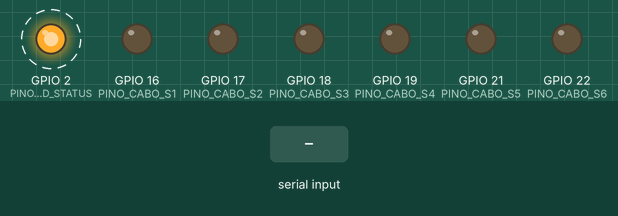
Recording of a program running on a simulated ESP32. Parts: output pins drawn as LEDs (lit = HIGH). Dashed ring = blinking. Inputs (shaded band) come from the test bench. What the program prints to the serial monitor is not drawn.

Above: at 1.2 s.
1.3 s: "help\n" received over Serial
4.3 s: "cabo \n" received over Serial
7.3 s: "0\n" received over Serial
Timing chart, 0 to 16.3 s (numbered marks = the images above; inputs shaded):
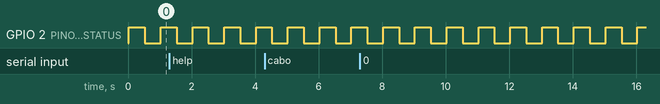

The program:

main.cpp
```cpp
/**
 * ============================================================================
 * Projeto: Bancada de Teste - Estação de Recarga Veicular (IEC 61851-1)
 * Arquivo: main.cpp
 * Módulo: Aplicação Multitarefa com FreeRTOS e POO
 * Microcontroladores: Arduino Nano (ATmega328P) / ESP32 DevKit
 * ============================================================================
 */

#include <Arduino.h>
#include "ConfigHardware.h"
#include "EmuladorCabo.h"

// ============================================================================
// 1. INCLUSÃO DAS BIBLIOTECAS DO FREERTOS POR ARQUITETURA
// ============================================================================
#if defined(ESP32)
#include <freertos/FreeRTOS.h>
#include <freertos/task.h>

// Tamanho das pilhas (stack) no ESP32 (em bytes - 320 KB RAM disponível)
#define STACK_HEARTBEAT 2048
#define STACK_SERIAL 3072

#else
#include <Arduino_FreeRTOS.h>
#include <task.h>

// Tamanho das pilhas (stack) no Arduino Nano (em bytes/words - 2 KB RAM total)
#define STACK_HEARTBEAT 128
#define STACK_SERIAL 256
#endif

// ============================================================================
// 2. INSTANCIAÇÃO DOS OBJETOS DA BANCADA (POO)
// ============================================================================
EmuladorCabo cabo(PINO_CABO_S1, PINO_CABO_S2, PINO_CABO_S3,
                  PINO_CABO_S4, PINO_CABO_S5, PINO_CABO_S6);

// ============================================================================
// 3. FUNÇÕES DE INTERFACE SERIAL (CLI)
// ============================================================================
void exibirMenu()
{
    Serial.println();
    Serial.println(F("=================================================="));
    Serial.println(F("      COMANDOS DO EMULADOR DE CABO (PINO PP)      "));
    Serial.println(F("=================================================="));
    Serial.println(F(" cabo 0 | cabo off   -> Desliga tudo (Aberto Total)"));
    Serial.println(F(" cabo 1 | cabo desc  -> S1: 4700R (Desconectado)"));
    Serial.println(F(" cabo 2 | cabo 13a   -> S2: 1500R (Cabo 13 A)"));
    Serial.println(F(" cabo 3 | cabo 20a   -> S3:  680R (Cabo 20 A)"));
    Serial.println(F(" cabo 4 | cabo 32a   -> S4:  220R (Cabo 32 A)"));
    Serial.println(F(" cabo 5 | cabo 63a   -> S5:  100R (Cabo 63 A)"));
    Serial.println(F(" cabo 6 | cabo falha -> S6:   47R (Simula Falha)"));
    Serial.println(F(" cabo status         -> Exibe estado atual"));
    Serial.println(F(" help | ?            -> Mostra este menu"));
    Serial.println(F("=================================================="));
    Serial.print(F("bancada> "));
}

void processarComando(String cmd)
{
    cmd.trim();
    if (cmd.length() == 0)
        return;

    String cmdLower = cmd;
    cmdLower.toLowerCase();

    if (cmdLower == "help" || cmdLower == "?")
    {
        exibirMenu();
        return;
    }

    if (cmdLower.startsWith("cabo "))
    {
        String param = cmdLower.substring(5);
        param.trim();

        int canal = -1;
        if (param == "0" || param == "off")
        {
            canal = 0;
        }
        else if (param == "1" || param == "desc")
        {
            canal = 1;
        }
        else if (param == "2" || param == "13a")
        {
            canal = 2;
        }
        else if (param == "3" || param == "20a")
        {
            canal = 3;
        }
        else if (param == "4" || param == "32a")
        {
            canal = 4;
        }
        else if (param == "5" || param == "63a")
        {
            canal = 5;
        }
        else if (param == "6" || param == "falha")
        {
            canal = 6;
        }
        else if (param == "status")
        {
            Serial.print(F("OK: STATUS "));
            Serial.println(cabo.getDescricao());
            Serial.print(F("bancada> "));
            return;
        }

        if (canal >= 0 && canal <= 6)
        {
            cabo.ativarCanal(canal);
            Serial.print(F("OK: CABO "));
            Serial.print(canal);
            Serial.print(F(" ("));
            Serial.print(cabo.getDescricao());
            Serial.println(F(")"));
        }
        else
        {
            Serial.print(F("ERRO: Cabo inexistente '"));
            Serial.print(param);
            Serial.println(F("'. Opcoes validas: 0 a 6."));
        }
        Serial.print(F("bancada> "));
        return;
    }

    // Qualquer outro comando não reconhecido
    Serial.print(F("ERRO: Comando desconhecido '"));
    Serial.print(cmd);
    Serial.println(F("'. Digite 'help' para comandos."));
    Serial.print(F("bancada> "));
}

// ============================================================================
// 4. TAREFAS FREERTOS (TASKS)
// ============================================================================

/**
 * @brief Tarefa 1: Heartbeat (Pisca o LED para monitorar a saúde do sistema)
 * Prioridade: 1 (Baixa)
 */
void tarefaHeartbeat(void *pvParameters)
{
    (void)pvParameters;
    pinMode(PINO_LED_STATUS, OUTPUT);
    bool estadoLed = LOW;

    for (;;)
    {
        estadoLed = !estadoLed;
        digitalWrite(PINO_LED_STATUS, estadoLed);

        // Bloqueia a tarefa por 500 ms liberando a CPU para o escalonador
        vTaskDelay(pdMS_TO_TICKS(500));
    }
}

/**
 * @brief Tarefa 2: Leitura e Processamento de Comandos UART
 * Prioridade: 2 (Média/Alta para resposta rápida aos comandos de teste)
 */
void tarefaSerial(void *pvParameters)
{
    (void)pvParameters;
    String comandoSerial = "";
    comandoSerial.reserve(32); // Evita fragmentação de memória

    for (;;) {
        while (Serial.available() > 0)
        {
            char c = (char)Serial.read();

            if (c == '\r')
                continue;

            if (c == '\n')
            {
                processarComando(comandoSerial);
                comandoSerial = "";
            }
            else
            {
                comandoSerial += c;
            }
        }

        // Aguarda 20 ms antes de checar novamente a Serial, cedendo tempo de CPU
        vTaskDelay(pdMS_TO_TICKS(20));
    }
}

// ============================================================================
// 5. INICIALIZAÇÃO DO SISTEMA (SETUP)
// ============================================================================
void setup()
{
    Serial.begin(SERIAL_BAUD_RATE);

    // Inicializa a hardware abstraction layer (HAL) do emulador de cabo
    cabo.begin();

    // Mensagem inicial de inicialização
    Serial.println();
    Serial.println(F("=================================================="));
    Serial.println(F("  BANCADA DE TESTE - COM FREERTOS + POO ATIVOS    "));
    Serial.println(F("=================================================="));
    Serial.print(F(" Placa Detectada: "));
    Serial.println(F(NOME_PLACA));
    Serial.println(F(" S.O. Tempo Real: FreeRTOS Scheduler Habilitado   "));
    Serial.println(F(" Estado Inicial:  PADRAO (Todas as chaves ABERTAS)"));
    Serial.println(F(" Digite 'help' para ver a lista de comandos.      "));
    Serial.println(F("=================================================="));
    Serial.print(F("bancada> "));

    // Criação da Tarefa de Heartbeat
    xTaskCreate(
        tarefaHeartbeat,
        "Heartbeat",
        STACK_HEARTBEAT,
        NULL,
        1,
        NULL);

    // Criação da Tarefa de Comunicação Serial
    xTaskCreate(
        tarefaSerial,
        "SerialCLI",
        STACK_SERIAL,
        NULL,
        2,
        NULL);

    // No Arduino Nano (AVR), o escalonador inicia automaticamente após o fim do setup().
    // No ESP32, o escalonador já está rodando antes do setup().
}

// ============================================================================
// 6. LOOP PRINCIPAL
// ============================================================================
void loop() {
// Com o FreeRTOS ativo, todo o processamento reside nas tarefas.
#if defined(ESP32)
    vTaskDelay(pdMS_TO_TICKS(1000));
#endif
}
```

ConfigHardware.h
```cpp
/**
 * ============================================================================
 * Projeto: Bancada de Teste - Estação de Recarga Veicular (IEC 61851-1)
 * Arquivo: ConfigHardware.h
 * Finalidade: Mapeamento centralizado de pinos e configurações de hardware
 * Microcontroladores suportados: Arduino Nano / Mega (5V) e ESP32 DevKit (3.3V)
 * ============================================================================
 */

#ifndef CONFIG_HARDWARE_H
#define CONFIG_HARDWARE_H

#include <Arduino.h>

// ============================================================================
// 1. CONFIGURAÇÕES GERAIS DE COMUNICAÇÃO
// ============================================================================
#define SERIAL_BAUD_RATE 115200

// ============================================================================
// 2. SELEÇÃO DE PINAGEM POR MICROCONTROLADOR
// ============================================================================
#if defined(ESP32)
    #define NOME_PLACA "ESP32 DevKit (3.3V)"

    // LED de status (Onboard)
    #define PINO_LED_STATUS 2

    // Pinos de controle das chaves MOSFET do Emulador de Cabo (Pino PP)
    // Conectados aos gates dos MOSFETs com resistores pull-down
    #define PINO_CABO_S1    16   // S1: 4700 Ohms (Desconectado nominal)
    #define PINO_CABO_S2    17   // S2: 1500 Ohms (Cabo 13 A)
    #define PINO_CABO_S3    18   // S3:  680 Ohms (Cabo 20 A)
    #define PINO_CABO_S4    19   // S4:  220 Ohms (Cabo 32 A)
    #define PINO_CABO_S5    21   // S5:  100 Ohms (Cabo 63 A / 70 A)
    #define PINO_CABO_S6    22   // S6:   47 Ohms (Simulação de Falha)

    // Reservados para próximas fases (Emulador do Veículo - Pino CP)
    // #define PINO_CP_ESTADO_A  25
    // #define PINO_CP_ESTADO_B  26
    // #define PINO_CP_ESTADO_C  27
    // #define PINO_CP_ESTADO_D  14
    // #define PINO_CP_PWM_INPUT 34   // Entrada ADC ou leitor de pulso PWM

#else
    #define NOME_PLACA "Arduino Nano / Uno / Mega (5V)"

    // LED de status (Onboard)
    #define PINO_LED_STATUS 13

    // Pinos de controle das chaves MOSFET do Emulador de Cabo (Pino PP)
    // Conectados aos gates dos MOSFETs com resistores pull-down
    #define PINO_CABO_S1    4    // S1: 4700 Ohms (Desconectado nominal)
    #define PINO_CABO_S2    5    // S2: 1500 Ohms (Cabo 13 A)
    #define PINO_CABO_S3    6    // S3:  680 Ohms (Cabo 20 A)
    #define PINO_CABO_S4    7    // S4:  220 Ohms (Cabo 32 A)
    #define PINO_CABO_S5    8    // S5:  100 Ohms (Cabo 63 A / 70 A)
    #define PINO_CABO_S6    9    // S6:   47 Ohms (Simulação de Falha)

    // Reservados para próximas fases (Emulador do Veículo - Pino CP)
    // #define PINO_CP_ESTADO_A  A0
    // #define PINO_CP_ESTADO_B  A1
    // #define PINO_CP_ESTADO_C  A2
    // #define PINO_CP_ESTADO_D  A3
    // #define PINO_CP_PWM_INPUT 2    // Interrupção externa INT0
#endif

#endif // CONFIG_HARDWARE_H
```

Measured:
- by itself, GPIO 2 (PINO_LED_STATUS): alternates HIGH for 0.50 s and LOW for 0.50 s
